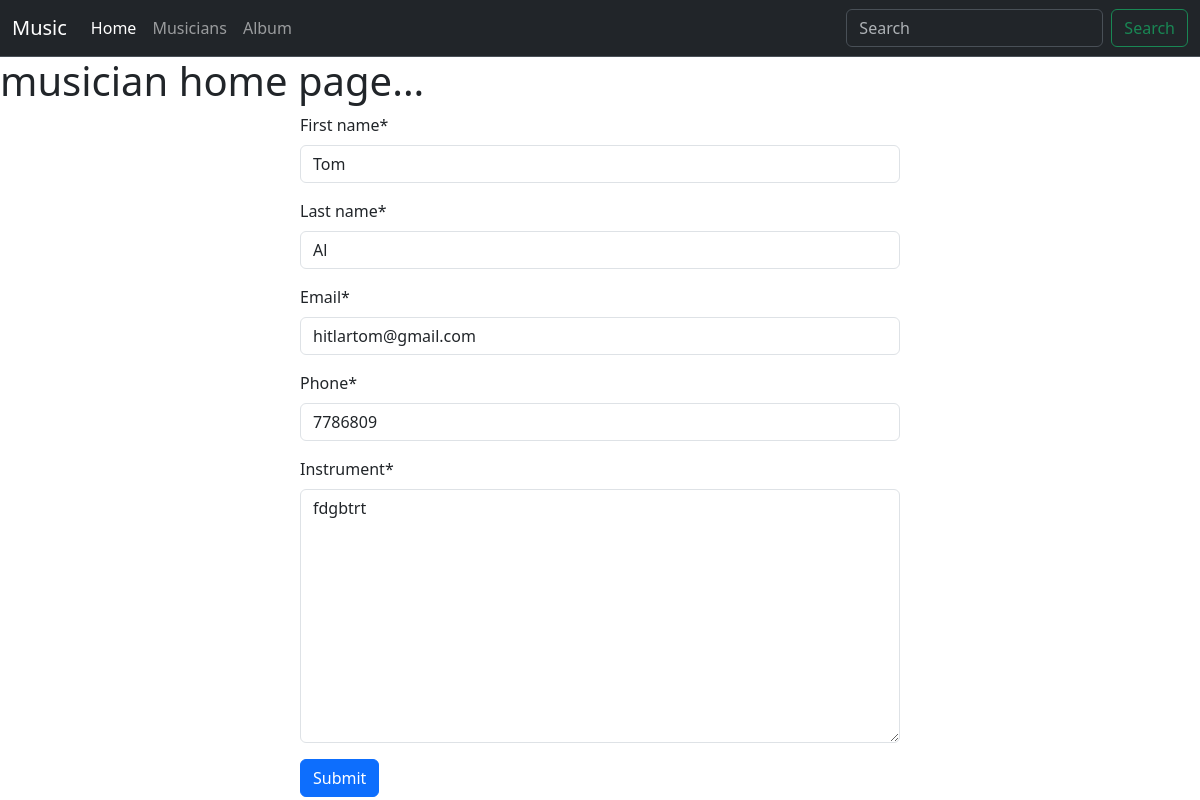
The page /musician/edit/2 on the database its author committed.
### musicians/models.py (models this page shows, shortened)
class MusicianModel(models.Model):
    first_name = models.CharField(max_length=50)
    last_name = models.CharField(max_length=50)
    email = models.EmailField()
    phone = models.CharField(max_length=11)
    instrument = models.TextField()

### musicians/views.py (the view)
# urls.py: path('edit/<int:id>', views.edit_music, name='edit_musician'),
def edit_music(req, id):
    musician = models.MusicianModel.objects.get(pk=id)
    musician_form = forms.MusicianForm(instance=musician)
    if req.method == 'POST':
        musician_form = forms.MusicianForm(req.POST, instance=musician)
        if musician_form.is_valid():
            musician_form.save()
            return redirect('home')
    return render(req, 'musicians/index.html', {'form': musician_form})

### musicians/forms.py
class MusicianForm(forms.ModelForm):
    class Meta:
        model = models.MusicianModel
        fields = '__all__'

### musicians/templates/musicians/index.html (shortened to what this page needs)
{% extends "base.html" %}
{% block content %}
<h1>musician home page...</h1>
<form action="" method='post' class='w-50 m-auto'>
    {% load crispy_forms_tags %}
    {{form | crispy}}
    <input type="submit" value="Submit" class='btn btn-primary'>
</form>
{% endblock content %}

### rows shown on the page
MusicianModel: first_name "Tom", last_name "Al", email "hitlartom@gmail.com", phone "7786809", instrument "fdgbtrt"
